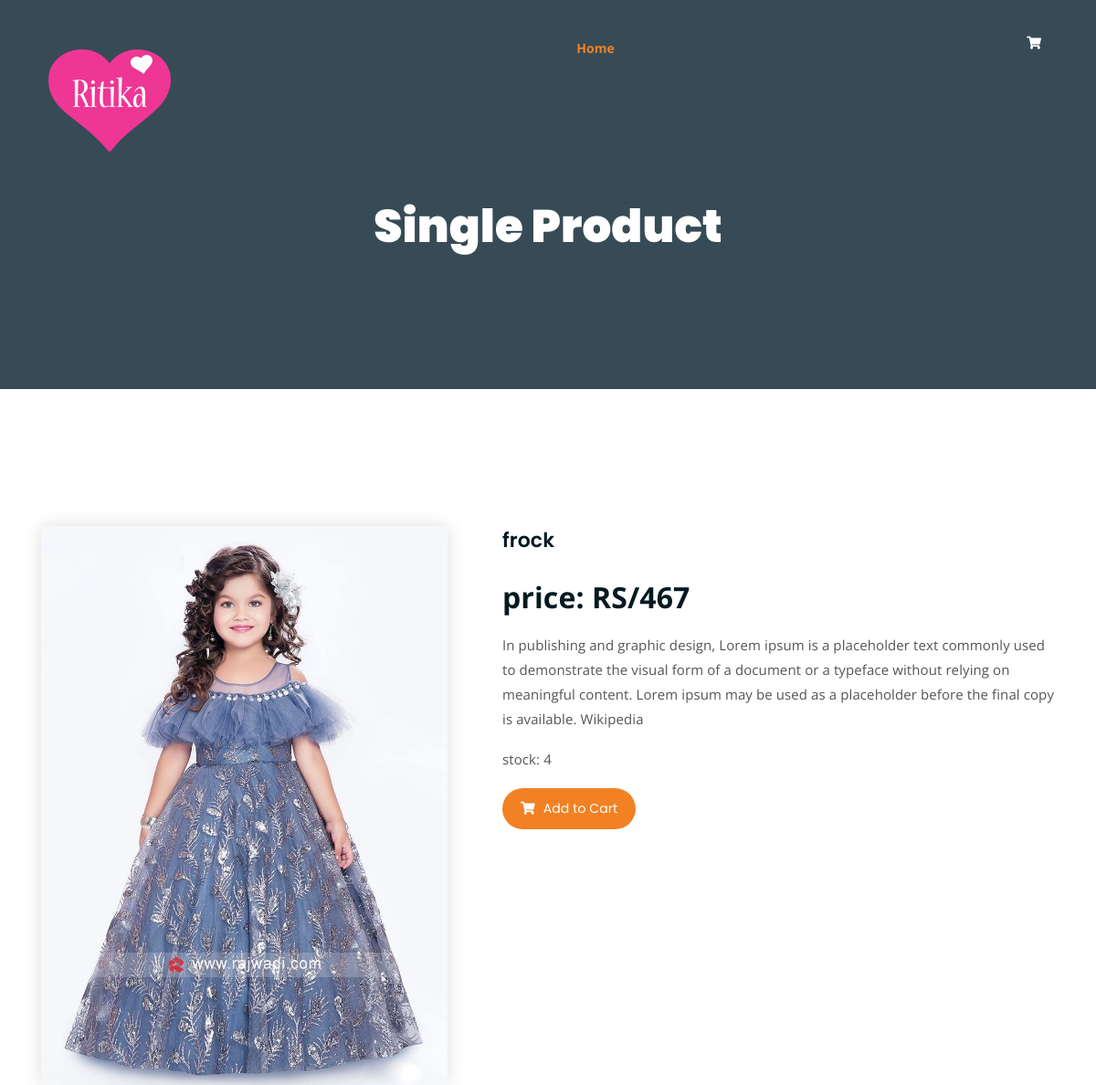
/chikdrens-section/frock, run on the app's committed database.
### shop/models.py (models this page shows, shortened)
class products(models.Model):
    name=models.CharField(max_length=150,unique=True)
    slug=models.SlugField(max_length=150,unique=True)
    img=models.ImageField(upload_to='product')
    desc=models.TextField()
    stock=models.IntegerField()
    available=models.BooleanField()
    price=models.IntegerField()
    category=models.ForeignKey(categ,on_delete=models.CASCADE)

### shop/views.py (the view)
# urls.py: path('<slug:c_slug>/<slug:product_slug>',views.proddetails,name='details'),
def proddetails(request,c_slug,product_slug):
    try:
        prod=products.objects.get(category__slug=c_slug,slug=product_slug)
    except Exception as e:
        raise e
    return render(request,'single-product.html',{'pr':prod})

### cart/context_processor.py (called while the page is built)
def count(request):
    item_count=0
    if 'admin' in request.path:
        return {}
    else:
        try:
            ct=cartlist.objects.filter(cartid=cid(request))
            cti=items.objects.all().filter(cart=ct[:1])
            for c in cti:
                item_count += c.quan
        except cartlist.DoesNotExist:
            item_count=0
        return dict(itc=item_count)

### cart/views.py (called while the page is built)
def cid(request):
    ct_id=request.session.session_key
    if not ct_id:
        ct_id=request.session.create()
    return ct_id

### templates/single-product.html (shortened to what this page needs)
{% load static %}
<html lang="en">
<head>
	<link rel="stylesheet" href="{% static 'assets/css/all.min.css' %}">
	<link rel="stylesheet" href="{% static 'assets/bootstrap/css/bootstrap.min.css' %}">
	<link rel="stylesheet" href="{% static 'assets/css/owl.carousel.css' %}">
	<link rel="stylesheet" href="{% static 'assets/css/magnific-popup.css' %}">
	<link rel="stylesheet" href="{% static 'assets/css/animate.css' %}">
	<link rel="stylesheet" href="{% static 'assets/css/meanmenu.min.css' %}">
	<link rel="stylesheet" href="{% static 'assets/css/main.css' %}">
	<link rel="stylesheet" href="{% static 'assets/css/responsive.css' %}">
</head>
<body>
	<div class="top-header-area" id="sticker">
		<div class="container">
			<div class="row">
				<div class="col-lg-12 col-sm-12 text-center">
					<div class="main-menu-wrap">
						<div class="site-logo">
							<a href="index.html">
								<img src="{% static 'assets/img/Ritika.png'%}" alt="">
							</a>
						</div>
						<nav class="main-menu">
							<ul>
								<li class="current-list-item"><a href="/">Home</a>
								</li>
								<li>
									<div class="header-icons">
										<a class="shopping-cart" href="{% url 'cartdetails' %}"><i class="fas fa-shopping-cart"></i></a>
									</div>
								</li>
							</ul>
						</nav>
					</div>
				</div>
			</div>
		</div>
	</div>
	<div class="breadcrumb-section breadcrumb-bg">
		<div class="container">
			<div class="row">
				<div class="col-lg-8 offset-lg-2 text-center">
					<div class="breadcrumb-text">
						<h1>Single Product</h1>
					</div>
				</div>
			</div>
		</div>
	</div>
	<div class="single-product mt-150 mb-150">
		<div class="container">
			<div class="row">
				<div class="col-md-5">
					<div class="single-product-img">
					<img src={{pr.img.url}} alt="" style="height=300px;width=300;">
					</div>
				</div>
				<div class="col-md-7">
					<div class="single-product-content">
						<h3>{{pr.name}}</h3>
						<p class="single-product-pricing"> price: RS/{{pr.price}}</p>
						<p>{{pr.desc}}</p>
						<p>stock: {{pr.stock}}</p>
						<div class="single-product-form">
							{% if pr.stock <= 0 %}
							<h1 style="color:red"> Sorry No stock avilable</h1>
							{% else %}
							<a href="{% url 'addcart' pr.id %}" class="cart-btn"><i class="fas fa-shopping-cart"></i> Add to Cart</a>
							{% endif %}
						</div>
					</div>
				</div>
			</div>
		</div>
	</div>
</body>
</html>

### static/assets/css/main.css (style rules this page uses)
html { font-size: 14px; font-weight: 400; line-height: 28px; height: 100%; }
body { font-family: "Open Sans", sans-serif; font-weight: 400; font-size: 1rem; letter-spacing: 0.1px; line-height: 1.8; color: #051922; overflow-x: hidden; }
body img { max-width: 100%; }
a { cursor: pointer; text-decoration: none; -webkit-transition: all 0.2s ease-in-out; -o-transition: all 0.2s ease-in-out; transition: all 0.2s ease-in-out; }
h1, .h1, h2, .h2, h3, .h3, h4, .h4, h5, .h5, h6, .h6 { font-family: "Poppins", sans-serif; font-weight: 700; margin: 0 0 1.25rem 0; color: #051922; }
h1:last-child, .h1:last-child, h2:last-child, .h2:last-child, h3:last-child, .h3:last-child, h4:last-child, .h4:last-child, h5:last-child, .h5:last-child, h6:last-child, .h6:last-child { margin: 0; }
h1, .h1 { font-size: 4rem; font-weight: 700; line-height: 4rem; }
h3, .h3 { font-size: 2rem; font-weight: 700; line-height: 2.25rem; }
p { font-family: "Open Sans", sans-serif; font-weight: 400; font-size: 1rem; letter-spacing: 0.1px; line-height: 1.8; color: #051922; margin: 0 0 1.25rem 0; }
.mt-150 { margin-top: 150px; }
.mb-150 { margin-bottom: 150px; }
a.boxed-btn, a.bordered-btn, a.cart-btn { border-radius: 50px; }
.breadcrumb-bg { background-image: url(../img/breadcrumb-bg.jpg); }
.breadcrumb-text h1 { font-size: 50px; font-weight: 900; color: #fff; margin: 0; margin-top: 20px; }
.breadcrumb-section { padding: 150px 0; background-size: cover; background-position: center center; position: relative; z-index: 1; background-attachment: fixed; padding-top: 200px; }
.breadcrumb-section:after { position: absolute; left: 0; top: 0; width: 100%; height: 100%; content: ""; background-color: #07212e; z-index: -1; opacity: 0.8; }
.top-header-area { position: absolute; z-index: 999; width: 100%; padding: 25px 0; }
nav.main-menu ul { margin: 0; padding: 0; list-style: none; }
nav.main-menu ul li { display: inline-block; }
nav.main-menu ul li a { color: #fff; font-weight: 700; display: block; padding: 15px; }
nav.main-menu ul > li { position: relative; }
nav.main-menu ul li:last-child a { display: inline-block; }
nav.main-menu > ul li:last-child { float: right; }
.site-logo { float: left; max-width: 150px; }
.main-menu-wrap { position: relative; }
.header-icons a { color: #fff; display: inline-block; padding: 10px; }
.site-logo { padding: 6px 0; }
nav.main-menu ul li.current-list-item > a { color: #F28123; }
nav.main-menu li a { -webkit-transition: 0.3s; -o-transition: 0.3s; transition: 0.3s; }
.top-header-area .header-icons a { -webkit-transition: 0.3s; -o-transition: 0.3s; transition: 0.3s; }
.top-header-area { -webkit-transition: 0.3s; -o-transition: 0.3s; transition: 0.3s; }
a.cart-btn { -webkit-transition: 0.3s; -o-transition: 0.3s; transition: 0.3s; }
html, body { height: 100%; }
a.cart-btn { font-family: 'Poppins', sans-serif; display: inline-block; background-color: #F28123; color: #fff; padding: 10px 20px; }
a.cart-btn i { margin-right: 5px; }
.single-product-img img { border-radius: 5px; -webkit-box-shadow: 0 0 20px #ddd; box-shadow: 0 0 20px #ddd; }
.single-product-content h3 { font-size: 22px; font-weight: 600; }
.single-product-content p { font-size: 15px; color: #555; line-height: 1.8; }
.single-product-content p.single-product-pricing { font-size: 32px; font-weight: 700; margin-bottom: 10px; color: #051922; line-height: inherit; }
.single-product-form a.cart-btn { margin-bottom: 15px; }
.single-product-content { margin-left: 30px; }

### data on the page
products: img (picture), name "frock", price "467", desc "In publishing and graphic design, Lorem ipsum is a placeholder text commonly used to demonstrate the visual form of a document or a typeface without relying on meaningful content. Lorem ipsum may be used as a placeholder before the final copy is available. Wikipedia", stock "4"
